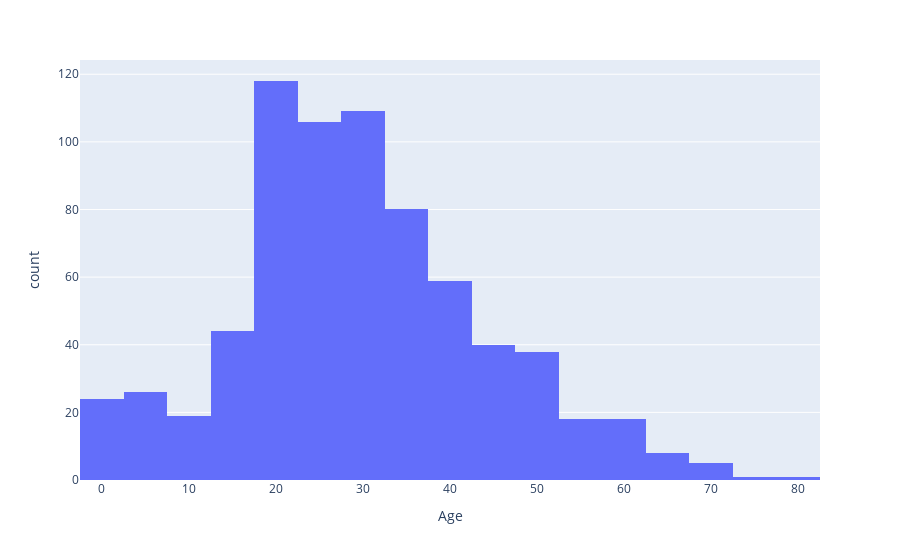

Notebook code cell kept with this figure:
### Markdown cell above
### Handling missing values for Age Column

Age seems to be promising feature. So it doesnt make sense to simply fill null values out with median/mean/mode.

We will use **Random Forest algorithm** to predict ages.

### Code cell
# fig = px.histogram(titanic_train["Age"].dropna(), x="Age", marginal="rug")

fig = px.histogram(titanic_train["Age"].dropna(), x="Age")

fig.show()

### Figure 1 — Plotly figure (JSON) as saved in the notebook; plotly's stock layout.template omitted (floating-point values rounded to 4 significant figures; data arrays with more than 128 entries replaced by an {"elided": "..."} marker saying what was removed)
{"data": [{"alignmentgroup": "True", "bingroup": "x", "hovertemplate": "Age=%{x}<br>count=%{y}<extra></extra>", "legendgroup": "", "marker": {"color": "#636efa", "pattern": {"shape": ""}}, "name": "", "offsetgroup": "", "orientation": "v", "showlegend": false, "type": "histogram", "x": {"elided": "714 float values"}, "xaxis": "x", "yaxis": "y"}], "layout": {"barmode": "relative", "legend": {"tracegroupgap": 0}, "margin": {"t": 60}, "xaxis": {"anchor": "y", "domain": [0, 1], "title": {"text": "Age"}}, "yaxis": {"anchor": "x", "domain": [0, 1], "title": {"text": "count"}}}}
